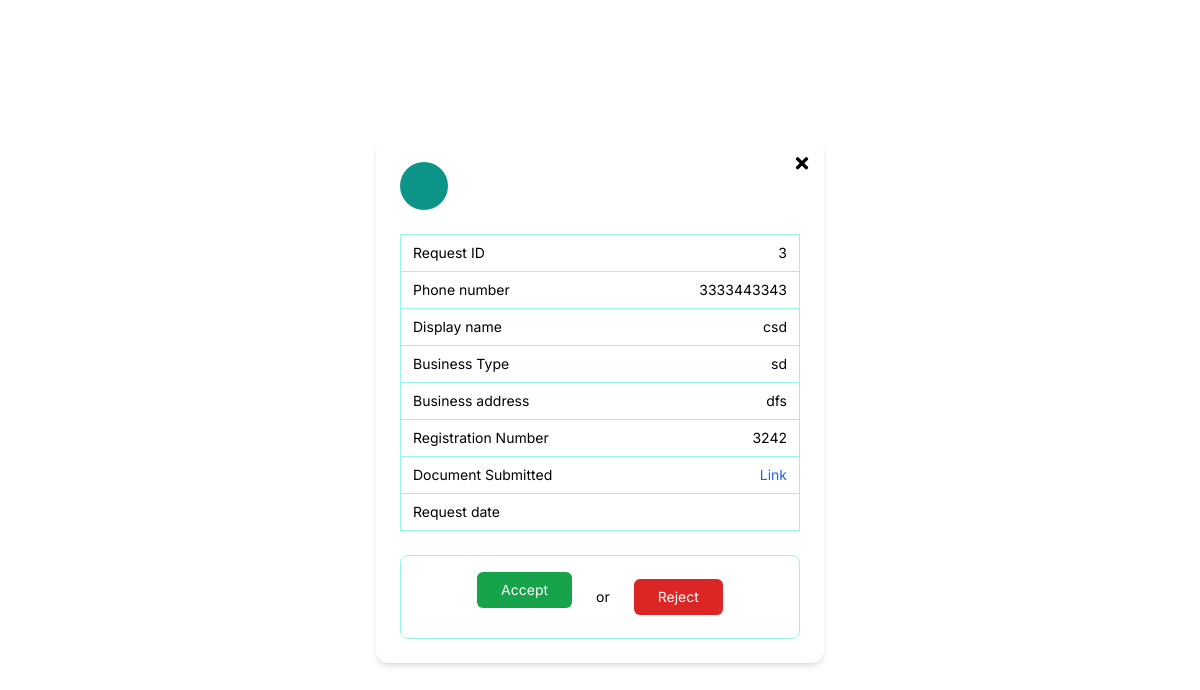
Page /admin_panel/seller-request/3/ on the committed database.
### seller/models.py (models this page shows, shortened)
class Seller(models.Model):
    user = models.OneToOneField(User, on_delete=models.CASCADE, related_name='seller_profile', null=True)
    phone_number = models.CharField(max_length=15)
    business_name = models.CharField(max_length=100)
    business_type = models.CharField(max_length=100)
    business_address = models.TextField()
    registration_number = models.CharField(max_length=100)
    validation_document = models.FileField(upload_to='validation_documents/')
    is_approved = models.BooleanField(default=False)
    is_rejected = models.BooleanField(default=False)
    rejection_reason = models.TextField(blank=True, null=True)

### admin_panel/views.py (the view, shortened to what this page needs)
# urls.py: path('seller-request/<int:seller_id>/', views.seller_request_detail, name='seller_request_detail'),
def seller_request_detail(request, seller_id):
    seller = get_object_or_404(Seller, id=seller_id)
    return render(request, 'admin_panel/seller_request_viewmore.html', {'seller': seller})

### admin_panel/templates/admin_panel/seller_request_viewmore.html (shortened to what this page needs)
<html lang="en">
<head>
  <script src="https://cdn.tailwindcss.com"></script>
  <link
    rel="stylesheet"
    href="https://cdnjs.cloudflare.com/ajax/libs/font-awesome/5.15.3/css/all.min.css"
  />
</head>
<body class="bg-white flex items-center justify-center min-h-screen p-4">
  <div class="relative bg-white rounded-xl shadow-md w-full max-w-md p-6">
    <button onclick="window.history.back()" aria-label="Close" class="absolute top-4 right-4 text-black text-lg font-bold leading-none hover:text-gray-700">
        <i class="fas fa-times"></i>
      </button>
    <div class="flex items-center space-x-4 mb-6">
      <div class="flex items-center justify-center w-12 h-12 rounded-full bg-teal-600 text-white font-semibold text-base">
      </div>
    </div>
    <table class="w-full border border-teal-200 rounded-lg text-sm text-left text-black">
      <tbody>
        <tr class="border-b border-teal-200">
          <td class="py-2 px-3 w-1/2">Request ID</td>
          <td class="py-2 px-3 text-right">{{ seller.id }}</td>
        </tr>
        <tr class="border-b border-teal-200">
          <td class="py-2 px-3">Phone number</td>
          <td class="py-2 px-3 text-right">{{ seller.phone_number }}</td>
        </tr>
        <tr class="border-b border-teal-200">
            <td class="py-2 px-3">Display name</td>
            <td class="py-2 px-3 text-right">{{ seller.business_name }}</td>
          </tr>
          <tr class="border-b border-teal-200">
            <td class="py-2 px-3">Business Type</td>
            <td class="py-2 px-3 text-right">{{ seller.business_type }}</td>
          </tr>
          <tr class="border-b border-teal-200">
            <td class="py-2 px-3">Business address</td>
            <td class="py-2 px-3 text-right">{{ seller.business_address }}</td>
          </tr>
          <tr class="border-b border-teal-200">
            <td class="py-2 px-3">Registration Number</td>
            <td class="py-2 px-3 text-right">{{ seller.registration_number }}</td>
          </tr>
          <tr class="border-b border-teal-200">
            <td class="py-2 px-3">Document Submitted</td>
            <td class="py-2 px-3 text-right">
              <a href="{{ seller.validation_document.url }}" class="text-blue-600 hover:underline" target="_blank">Link</a>
            </td>
          </tr>
          <tr>
            <td class="py-2 px-3">Request date</td>
            <td class="py-2 px-3 text-right">{{ seller.created_at|date:"d-m-Y" }}</td>
          </tr>
        </tbody>
      </table>
    <div class="mt-6 border border-teal-200 rounded-lg p-4 flex items-center justify-center space-x-6 text-sm">
        <form method="post">
            <button type="submit" class="bg-green-600 text-white rounded-md px-6 py-2 hover:bg-green-700 transition">
              Accept
            </button>
          </form>
          <span class="text-black">or</span>
          <a href="{% url 'seller_reject_reason' seller.id %}">
            <button type="button" class="bg-red-600 text-white rounded-md px-6 py-2 hover:bg-red-700 transition">
              Reject
            </button>
          </a>
           </div>
  </div>
</body>
</html>

### admin_panel/templates/admin_panel/seller_request_viewmore.html (style rules this page uses)
body { font-family: 'Inter', sans-serif; }

### rows in the picture
Seller: id "3", phone_number "3333443343", business_name "csd", business_type "sd", business_address "dfs", registration_number "3242"
